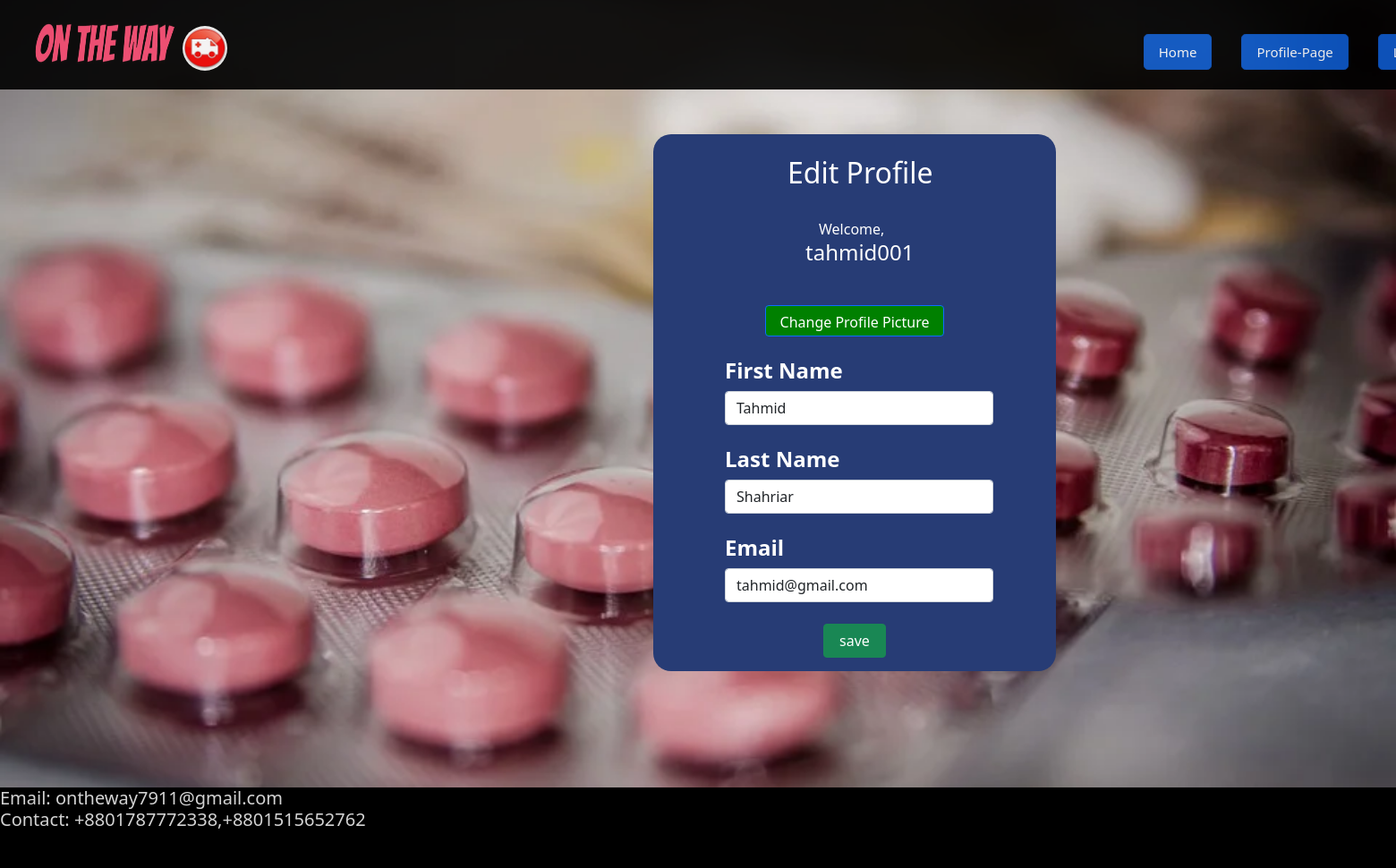
Page /edit.php (signed in) on the committed database.
### tables this page shows
CREATE TABLE `users` (
  `usersId` int(100) NOT NULL,
  `firstname` varchar(40) NOT NULL,
  `lastname` varchar(40) NOT NULL,
  `usersEmail` varchar(30) NOT NULL,
  `usersUid` varchar(30) NOT NULL,
  `usersPwd` varchar(500) NOT NULL,
  `usersImage` varchar(100) NOT NULL
);

### edit.php (the view, shortened to what this page needs)
<?php
include_once 'header.php';
require_once 'db.php';
?>
<div class="editbox">
<br><h2 style="margin-left: 150px; color: white;">Edit Profile</h2><br>
<?php
$suid = $_SESSION['useruid'];
$sql = mysqli_query($conn,"SELECT firstname,lastname,usersEmail FROM users where usersUid = '$suid';");
$result = mysqli_fetch_assoc($sql);
	$first=$result['firstname'];
	$last=$result['lastname'];
	$email=$result['usersEmail'];
?>
<div class="profile_info">
	<span style="text-align: center; margin-left: -5px;"> Welcome,</span>
	<h4 style="margin-left: -20px;"> <?php echo $_SESSION['useruid'];?></h4>
</div><br>
<form class="editform"action="" method="post" enctype="multipart/form-data">
	<a class="btn btn-primary" style="text-decoration: none; height: 35px; width: 200px; background-color: green; color: white; margin-left: 45px;" href='changedp.php'> Change Profile Picture</a><br><br>
	<label><h4 style="color: white"><b>First Name</b></h4></label>
	<input class="form-control"type="text" name="fname" value="<?php echo $first?>"><br>
	<label><h4 style="color: white"><b>Last Name</b></h4></label>
	<input class="form-control"type="text" name="lname" value="<?php echo $last?>"><br>
	<label><h4 style="color: white"><b>Email</b></h4></label>
	<input class="form-control"type="text" name="uemail" value="<?php echo $email?>"><br>
	<button class="btn btn-success" style="float: center; margin-left: 110px;   width: 70px;" name="submit2" type="submit">save
		</button>
</form>
</div>
<div class="editform-footer">
		<h3>Email: ontheway7911@gmail.com <br>Contact: +8801787772338,+8801515652762</h3>
</div>

### style.css (style rules this page uses)
body { font-family: sans-serif; }
.editform-footer { height: 90px; width: 100%; margin-top: 130px; background-color: black; }
.editform-footer h3 { float: left; color: lightgrey; font-size: 20px; padding-right: 100px; }
.btn { margin-left: 1px; }
.editform { margin-left: 80px; width: 300px; }
.profile_info { margin-left: 190px; color: white; margin-bottom: 20px; }
.editbox { height: 600px; width: 450px; margin-left: 730px; margin-top: 50px; background-color: #273c75; border-radius: 15pt; }

### edit.php (style rules this page uses)
body { background-image: url("background2.jpg"); height: 900px; width: 1900px; background-position: center; background-repeat: no-repeat; background-size: cover; }

### rows in the picture
users: fname "Tahmid", lname "Shahriar", uemail "tahmid@gmail.com"

### other values in the picture
$_SESSION['useruid'] "tahmid001"
